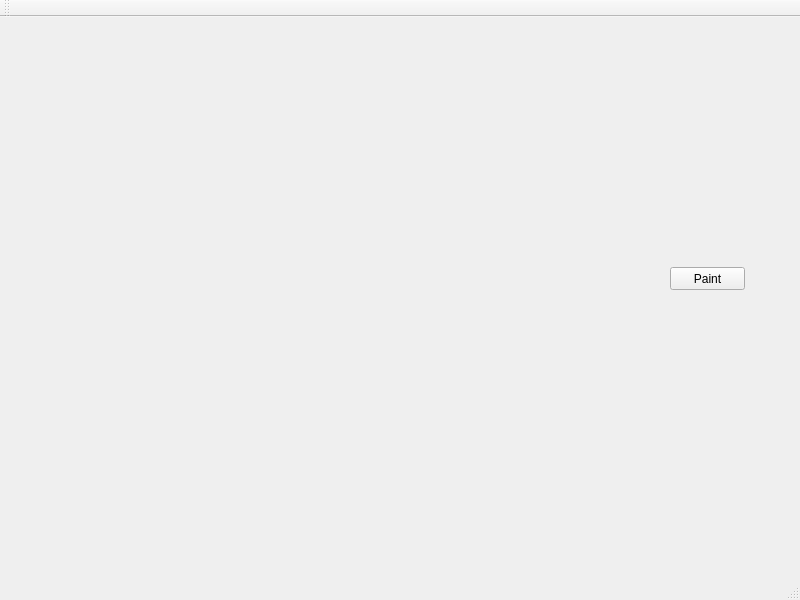
<?xml version="1.0" encoding="UTF-8"?>
<ui version="4.0">
 <class>MainWindowClass</class>
 <widget class="QMainWindow" name="MainWindowClass">
  <property name="geometry">
   <rect>
    <x>0</x>
    <y>0</y>
    <width>800</width>
    <height>600</height>
   </rect>
  </property>
  <property name="minimumSize">
   <size>
    <width>600</width>
    <height>400</height>
   </size>
  </property>
  <property name="windowTitle">
   <string>MainWindow</string>
  </property>
  <widget class="QWidget" name="centralWidget">
   <widget class="QLabel" name="label">
    <property name="geometry">
     <rect>
      <x>150</x>
      <y>40</y>
      <width>450</width>
      <height>450</height>
     </rect>
    </property>
    <property name="text">
     <string/>
    </property>
   </widget>
   <widget class="QPushButton" name="paintButton">
    <property name="geometry">
     <rect>
      <x>670</x>
      <y>250</y>
      <width>75</width>
      <height>23</height>
     </rect>
    </property>
    <property name="text">
     <string>Paint</string>
    </property>
   </widget>
  </widget>
  <widget class="QMenuBar" name="menuBar">
   <property name="geometry">
    <rect>
     <x>0</x>
     <y>0</y>
     <width>800</width>
     <height>21</height>
    </rect>
   </property>
  </widget>
  <widget class="QToolBar" name="mainToolBar">
   <attribute name="toolBarArea">
    <enum>TopToolBarArea</enum>
   </attribute>
   <attribute name="toolBarBreak">
    <bool>false</bool>
   </attribute>
  </widget>
  <widget class="QStatusBar" name="statusBar"/>
 </widget>
 <layoutdefault spacing="6" margin="11"/>
 <resources>
  <include location="MainWindow.qrc"/>
 </resources>
 <connections/>
</ui>
